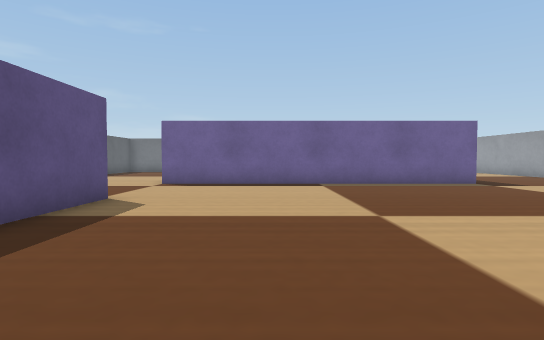
view 1 (above)

16 first-person views from a walk through a robot-simulator world made for Webots. The camera is 0.04 m above the floor, tilts 2° down and sees 80° across. The floor is counted in squares, 0.05 m on a side. Each view is taken from the middle of a square. On the plan, view 1 faces up. The plan holds only what a view shows up to about 11 squares ahead; the rest is blank. Robots are left out. Simple shapes and patterns stand in for the simulator's stock objects.

view 2
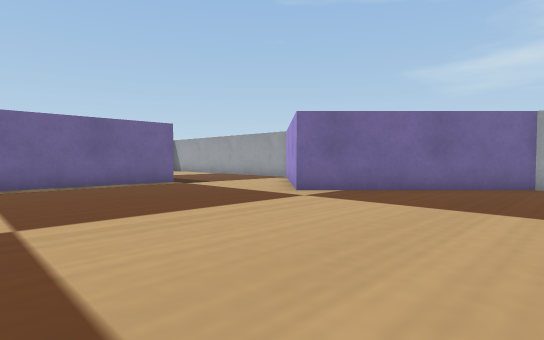

view 3
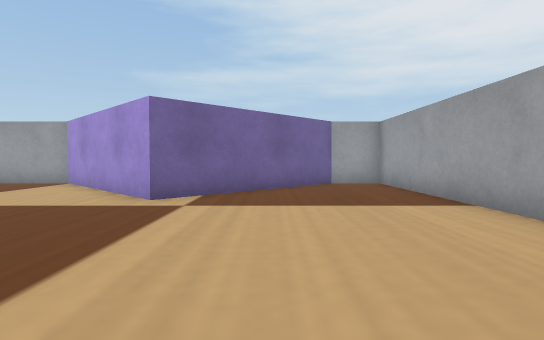

view 4
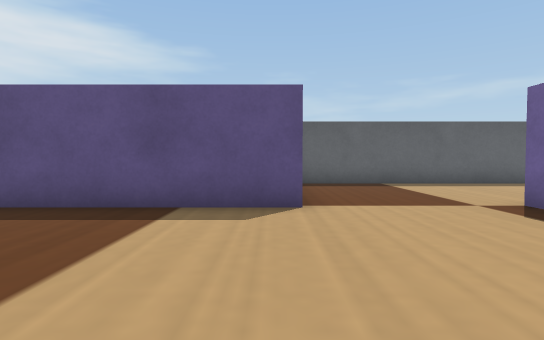

view 5
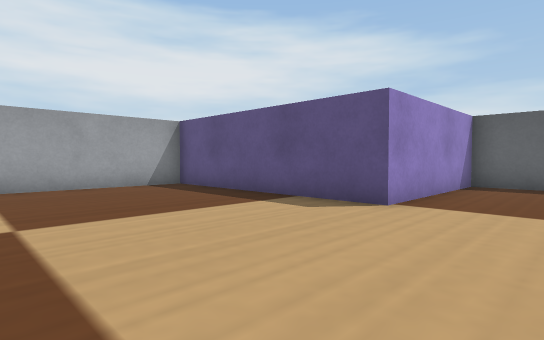

view 6
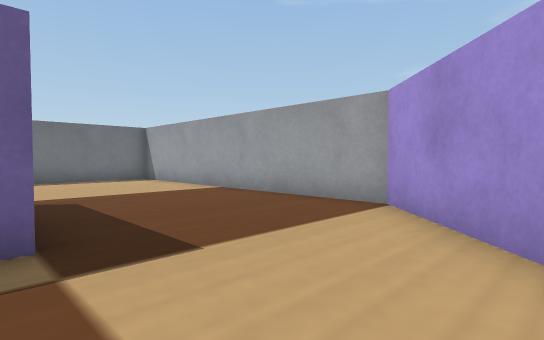

view 7
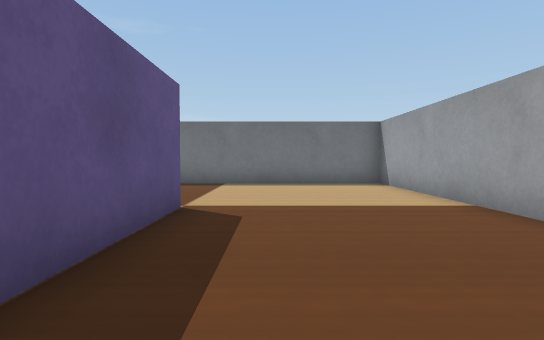

view 8
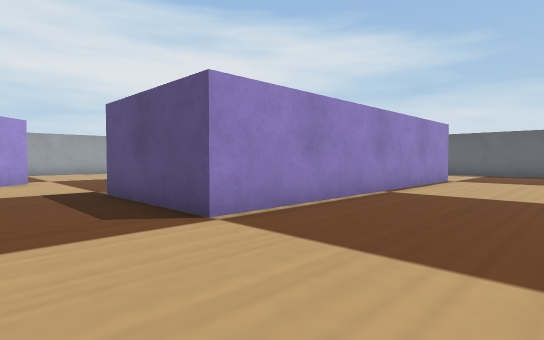

view 9
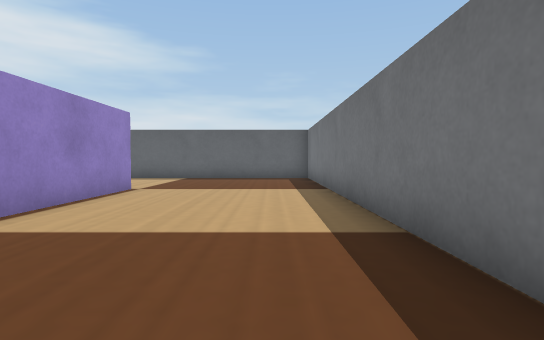

view 10
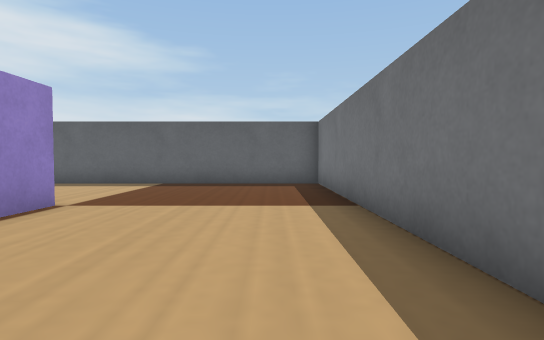

view 11
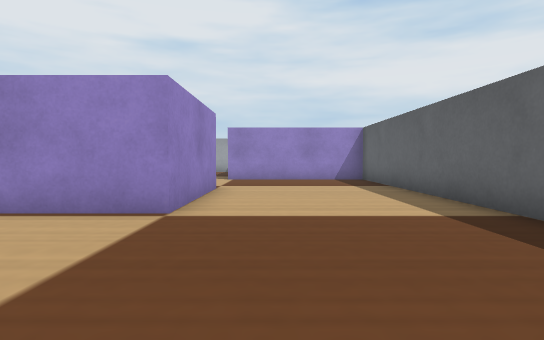

view 12
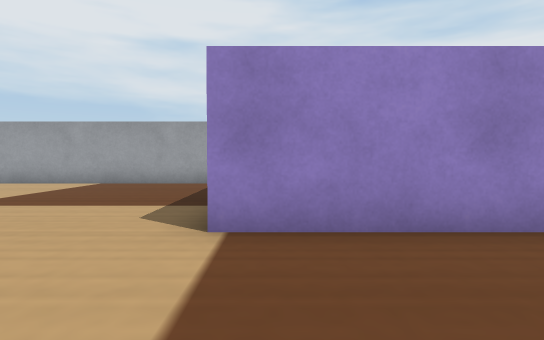

view 13
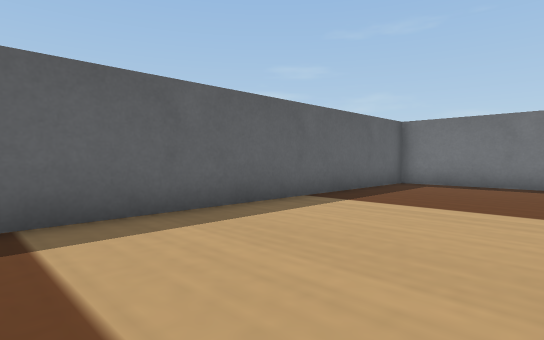

view 14
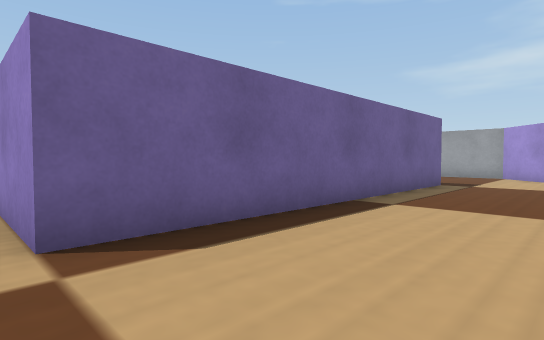

view 15
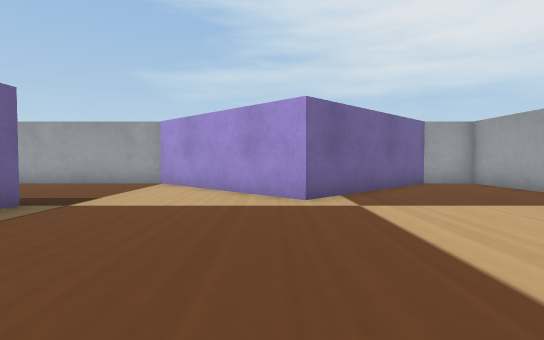

view 16
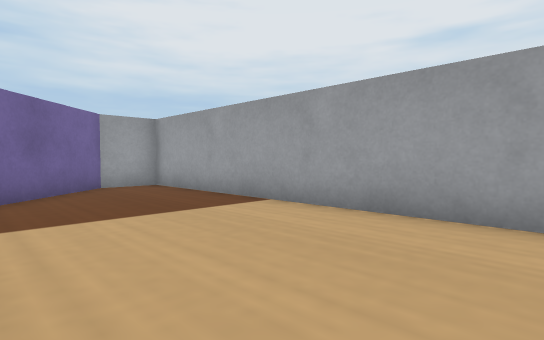

### Floor plan
Key: @ floor where view 1 was taken; # wall or solid block; . floor; B blue box.
Columns run from 9 left of view 1 to 12 right of it. Each row starts with its distance up from view 1.
 20 ######################
 19 #....................#
 18 #....................#
 17 #....................#
 16 #....................#
 15 #....................#
 14 #.....BBBBBBBBBB.....#
 13 #.....B        B.....#
 12 #.....B        B.....#
 11 #.....B        B.....#
 10 #.....BBBBBBBBBB.....#
  9 #...................B
  8 #..................B
  7 #.................B
  6 BBBBBBB..........B
  5       B.........BB
  4       B...........B
  3       B............B
  2       B.............B
  1       B..............B
  0       B..@...........#
 -1       B###############

Positions as (right, up) in squares from view 1, and headings:
1: (0, 0), facing up
2: (1, 0), facing up-right
3: (1, 3), facing right
4: (2, 6), facing left
5: (2, 9), facing down-left
6: (6, 7), facing up-right
7: (8, 9), facing up
8: (9, 18), facing down-left
9: (5, 18), facing left
10: (2, 18), facing left
11: (-5, 19), facing down
12: (-4, 10), facing down
13: (-4, 9), facing up-left
14: (-4, 7), facing up-right
15: (1, 6), facing right
16: (2, 4), facing down-right
